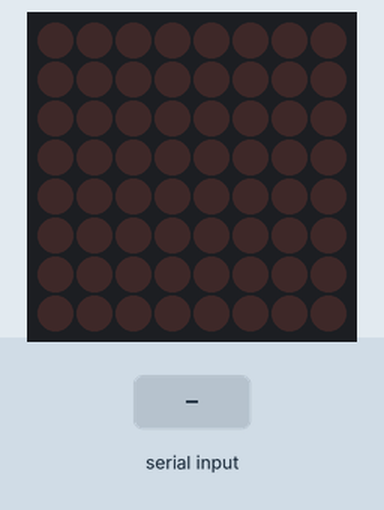
Recording of a sketch running on a simulated Arduino Uno, built with avr-gcc and run on an emulated ATmega328P. Shown: 8×8 LED matrix. The test bench sets the inputs (shaded band).

Above: at 1.2 s.
1.3 s: "0" received over Serial
At 2.0 s:
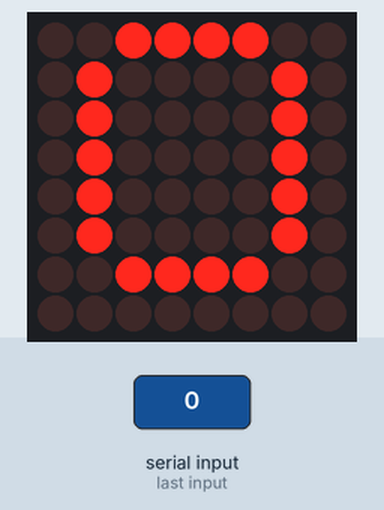
2.8 s: "1" received over Serial
At 3.2 s:
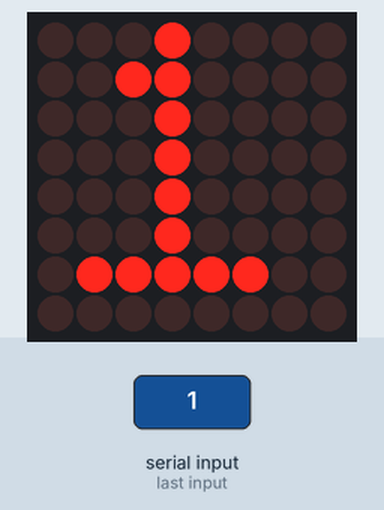
4.3 s: "2" received over Serial
At 5.5 s:
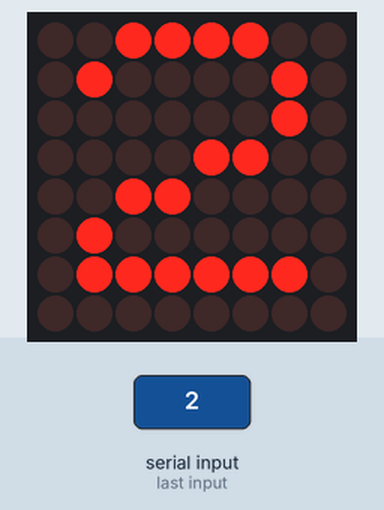
Timing chart, 0 to 7.3 s (numbered marks = the images above; inputs shaded):
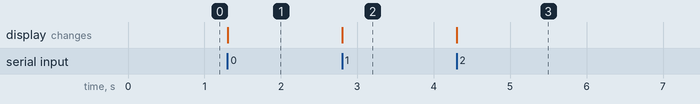

Measured:
- after the input at 1.3 s, the display: changes at once (image 1)
- after the input at 2.8 s, the display: changes at once (image 2)
- after the input at 4.3 s, the display: changes at once (image 3)

The sketch:

ArduinoFinal.ino
```cpp
#include <LedControl.h>  // Biblioteca para controlar MAX7219

// Definir pines para la comunicación SPI con MAX7219
int DIN = 12;   // Pin de datos
int CS = 11;    // Pin de selección de chip
int CLK = 10;   // Pin de reloj

LedControl lc = LedControl(DIN, CLK, CS, 1); // Inicializa MAX7219 con un solo módulo

// Patrones para los números
byte number0[8] = {0x3C, 0x42, 0x42, 0x42, 0x42, 0x42, 0x3C, 0x00};  // Representación de 0
byte number1[8] = {0x10, 0x30, 0x10, 0x10, 0x10, 0x10, 0x7C, 0x00};  // Representación de 1
byte number2[8] = {0x3C, 0x42, 0x02, 0x0C, 0x30, 0x40, 0x7E, 0x00};  // Representación de 2

void setup() {
  lc.shutdown(0, false);     // Despierta el MAX7219
  lc.setIntensity(0, 8);     // Ajusta el brillo (0-15)
  lc.clearDisplay(0);        // Limpia la pantalla
  Serial.begin(9600);        // Inicializa comunicación serie
}

void loop() {
  if (Serial.available()) {
    char c = Serial.read();  // Leer el carácter recibido
    if (c == '0') {
      displayNumber(number0);
    } else if (c == '1') {
      displayNumber(number1);
    } else if (c == '2') {
      displayNumber(number2);
    }
  }
}

// Función para mostrar un número en la matriz
void displayNumber(byte number[]) {
  for (int i = 0; i < 8; i++) {
    lc.setRow(0, i, number[i]);  // Envía una fila del patrón al MAX7219
  }
}
```
